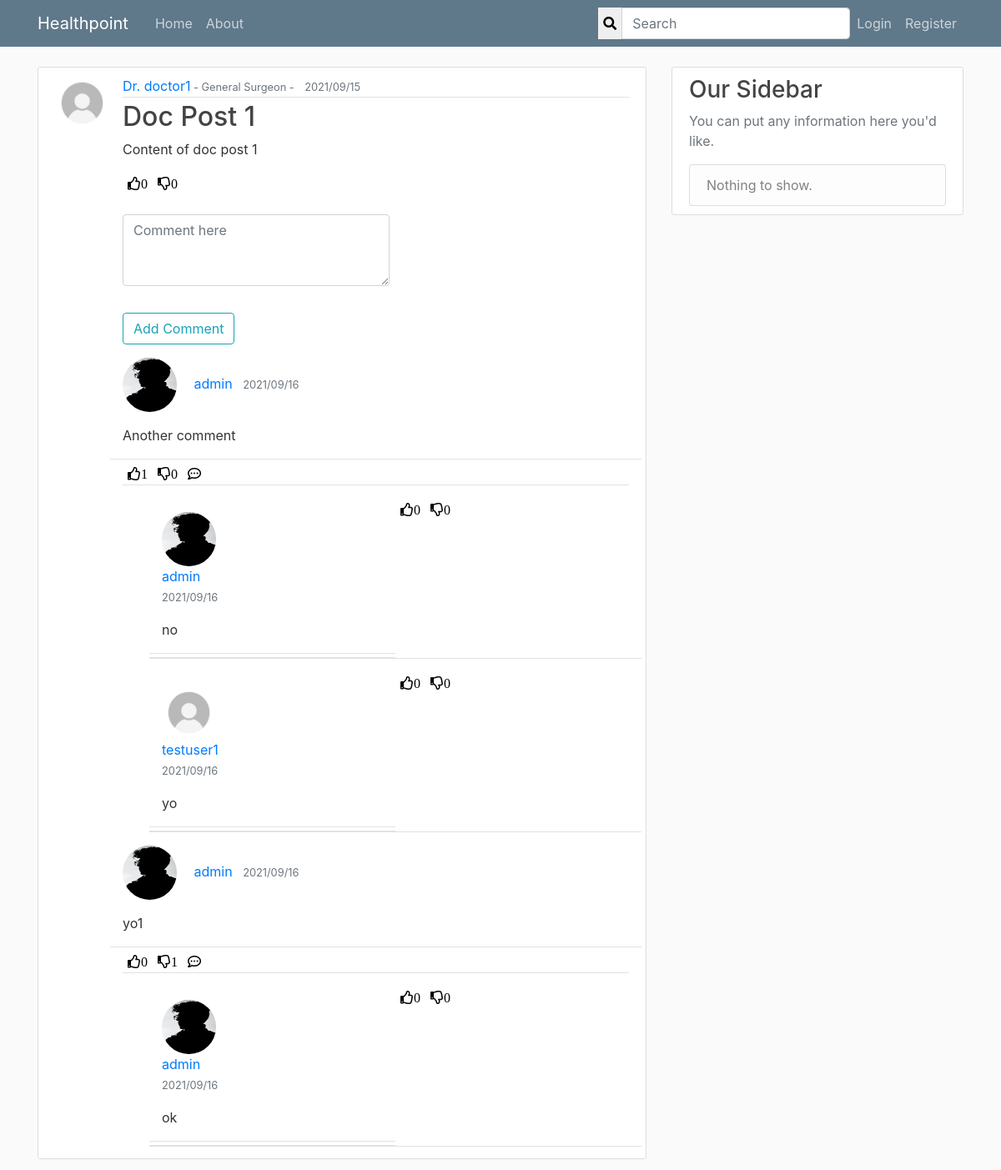
Screenshot of /post/3/ with the database file from the repository.
### healthpoint/models.py (models this page shows, shortened)
class Post(models.Model):
	title = models.CharField(max_length=100)
	content = models.TextField()
	image = models.ImageField(upload_to='post_photos', blank=True, null=True)
	date_posted = models.DateTimeField(default=timezone.now)
	author = models.ForeignKey(User, on_delete=models.CASCADE)
	likes = models.ManyToManyField(User, blank=True, related_name='likes')
	dislikes = models.ManyToManyField(User, blank=True, related_name='dislikes')
	class Meta:
		ordering = ['-date_posted']

class Comment(models.Model):
	post = models.ForeignKey(Post, on_delete=models.CASCADE, related_name='comments')
	author = models.ForeignKey(User, on_delete=models.CASCADE)
	content = models.TextField()
	date_commented = models.DateTimeField(default=timezone.now)
	likes = models.ManyToManyField(User, blank=True, related_name='comment_likes')
	dislikes = models.ManyToManyField(User, blank=True, related_name='comment_dislikes')
	parent = models.ForeignKey('self', on_delete=models.CASCADE, blank=True, null=True, related_name='+')
	@property
	def children(self):
		return Comment.objects.filter(parent=self).order_by('-date_commented').all()
	@property
	def is_parent(self):
		if self.parent is None:
			return True
		return False
	class Meta:
		ordering = ['-date_commented']

### account/models.py (models this page shows, shortened)
class User(AbstractBaseUser, PermissionsMixin):
	id = models.AutoField(primary_key = True)
	email = models.EmailField(max_length=200, unique=True)
	user_name = models.CharField(max_length=20, unique=True)
	full_name = models.CharField(max_length=100)
	date_joined = models.DateTimeField(default=timezone.now, blank=True)
	is_staff = models.BooleanField(default=False)
	is_active = models.BooleanField(default=True)
	is_doctor = models.BooleanField(default=False)
	is_superuser = models.BooleanField(default=False)
	objects = AccountManager()
	USERNAME_FIELD = 'email'
	REQUIRED_FIELDS = ['user_name', 'full_name']
	def __str__(self):
		return self.user_name

class UserProfile(models.Model):
	user = models.OneToOneField(User, related_name='profile' ,on_delete=models.CASCADE, primary_key=True)
	address = models.CharField(max_length=200, null=True, blank=True)
	profile_pic = models.ImageField(default='default.jpg', upload_to='profile_pics', null=True, blank=True)
	date_of_birth = models.DateField(null=True, blank=True)
	followers = models.ManyToManyField(User, blank=True, related_name='followers')
	followings = models.ManyToManyField(User, blank=True, related_name='followings')

class Doctor(models.Model):
	user = models.OneToOneField(User, related_name='doctor' ,on_delete=models.CASCADE, primary_key=True)
	college_attended = models.CharField(max_length=200)
	college_address = models.CharField(max_length=200)
	date_graduated = models.DateField(null=True, blank=True)
	certificate_of_graduation = models.ImageField(upload_to='certificates')
	current_affiliation = models.CharField(max_length=200)
	specialization = models.CharField(max_length=100)

### healthpoint/views.py (the view, shortened to what this page needs)
# urls.py: path('post/<int:pk>/', views.PostDetailView.as_view(), name='post-detail'),
class PostDetailView(View):
	def get(self, request, pk, *args, **kwargs):
		post = Post.objects.get(pk=pk)
		form = CommentForm()
		comments = Comment.objects.filter(post=post)
		context = {
			'post': post,
			'form': form,
			'comments':comments
		}
		return render(request, 'healthpoint/post_detail.html', context)

### healthpoint/forms.py
class CommentForm(forms.ModelForm):
	content = forms.CharField(
		label = '',
		widget = forms.Textarea(attrs={
			'style':'max-width : 20em',
			'rows':3,
			'placeholder':'Comment here'
			}))
	class Meta:
		model = Comment
		fields = ['content']

### healthpoint/templates/healthpoint/post_detail.html (shortened to what this page needs)
{% extends "healthpoint/base.html" %}
{% load crispy_forms_tags %}
{% load static %}
{% block content %}
		<article class="media content-section">
			<img class='rounded-circle article-img' src="{{ post.author.profile.profile_pic.url }}">
			<div class="media-body">
			    <div class="article-metadata">
			      <a class="mr-2" href="{% url 'user_profile' post.author.profile.pk %}">
			      	{% if post.author.is_doctor %}
			      		Dr. {{ post.author }}<small class="text-muted"> - {{ post.author.doctor.specialization }} -</small>
			      	{% else %}
			      		{{ post.author }}
			      	{% endif %}
			  		</a>
			      <small class="text-muted">{{ post.date_posted|date:"Y/m/d" }}</small>
			    </div>
			    <h2><a class="article-title" href="#">{{ post.title }}</a></h2>
			    <p class="article-content">{{ post.content }}</p>
			    <div class="d-flex flex-row">
			    	<form method="POST" action="{% url 'like' post.pk %}">
			    		{% if request.user not in post.likes.all %}
			    		<button class="remove-default-btn" type="submit">
			    			<i class="far fa-thumbs-up"><span>{{ post.likes.all.count }}</span></i>
			    		</button>
			    		{% else %}
						<button class="remove-default-btn" type="submit">
			    			<i class="fas fa-thumbs-up"><span>{{ post.likes.all.count }}</span></i>
			    		</button>
			    		{% endif %}
			    	</form>
			    	<form method="POST" action="{% url 'dislike' post.pk %}">
			    		{% if request.user in post.dislikes.all %}
			    		<button class="remove-default-btn" type="submit">
			    			<i class="fas fa-thumbs-down"><span>{{ post.dislikes.all.count }}</span></i>
			    		</button>
			    		{% else %}
			    		<button class="remove-default-btn" type="submit">
			    			<i class="far fa-thumbs-down"><span>{{ post.dislikes.all.count }}</span></i>
			    		</button>
			    		{% endif %}
			    	</form>
			    </div>
	<div class="mt-4">
		<form method="POST">
			<fieldset class="form-group">
				{{ form|crispy }}
			</fieldset>
			<div class="form-group">
				<button class="btn btn-outline-info" type="submit">Add Comment</button>
			</div>
		</form>
	</div>
	<div>
		{% for comment in comments %}
		{% if comment.is_parent %}
    <div class="row justify-content-left mt-3 mb-1 border-bottom">
        <div class="col-md-6 col-sm-12">
            <p>
        	<img class='rounded-circle article-img' src="{{ comment.author.profile.profile_pic.url }}">
                <a class="mr-2" href="{% url 'user_profile' comment.author.pk %}">{{ comment.author }}</a>
                <small class="text-muted">{{ comment.date_commented|date:"Y/m/d" }}</small>
            </p>
            <p>{{ comment.content }}</p>
        </div>
	</div>
    <div class="border-bottom">
    	<div class="d-flex flex-row">
			    	<form method="POST" action="{% url 'comment-like' post.pk comment.pk %}">
			    		{% if request.user in comment.likes.all %}
			    		<button class="remove-default-btn" type="submit">
			    			<i class="fas fa-thumbs-up"><span>{{ comment.likes.all.count }}</span></i>
			    		</button>
			    		{% else %}
						<button class="remove-default-btn" type="submit">
			    			<i class="far fa-thumbs-up"><span>{{ comment.likes.all.count }}</span></i>
			    		</button>
			    		{% endif %}
			    	</form>
			    	<form method="POST" action="{% url 'comment-dislike' post.pk comment.pk %}">
			    		{% if request.user in comment.dislikes.all %}
			    		<button class="remove-default-btn" type="submit">
			    			<i class="fas fa-thumbs-down"><span>{{ comment.dislikes.all.count }}</span></i>
			    		</button>
			    		{% else %}
			    		<button class="remove-default-btn" type="submit">
			    			<i class="far fa-thumbs-down"><span>{{ comment.dislikes.all.count }}</span></i>
			    		</button>
			    		{% endif %}
			    	</form>
    		<button class="remove-default-btn"><i class="far fa-comment-dots" onclick="commentReplyToggle('{{ comment.pk }}')"></i></button>
    	</div>
    </div>
	{% for child_comment in comment.children %}
	<div class="row mt-3 mb-1 border-bottom" style="margin-left: 2rem;">
		<div class="col-md-6 col-sm-12 border-bottom">
			<div class="row justify-content-left mt-3 mb-1 border-bottom">
        <div class="col-md-6 col-sm-12">
            <p>
        	<img class='rounded-circle article-img' src="{{ child_comment.author.profile.profile_pic.url }}">
                <a class="mr-2" href="{% url 'user_profile' child_comment.author.pk %}">{{ child_comment.author }}</a>
                <small class="text-muted">{{ child_comment.date_commented|date:"Y/m/d" }}</small>
            </p>
            <p>{{ child_comment.content }}</p>
        </div>
	</div>
		</div>
			    	<form method="POST" action="{% url 'comment-like' post.pk child_comment.pk %}">
			    		{% if request.user in child_comment.likes.all %}
			    		<button class="remove-default-btn" type="submit">
			    			<i class="fas fa-thumbs-up"><span>{{ child_comment.likes.all.count }}</span></i>
			    		</button>
			    		{% else %}
						<button class="remove-default-btn" type="submit">
			    			<i class="far fa-thumbs-up"><span>{{ child_comment.likes.all.count }}</span></i>
			    		</button>
			    		{% endif %}
			    	</form>
			    	<form method="POST" action="{% url 'comment-dislike' post.pk child_comment.pk %}">
			    		{% if request.user in child_comment.dislikes.all %}
			    		<button class="remove-default-btn" type="submit">
			    			<i class="fas fa-thumbs-down"><span>{{ child_comment.dislikes.all.count }}</span></i>
			    		</button>
			    		{% else %}
			    		<button class="remove-default-btn" type="submit">
			    			<i class="far fa-thumbs-down"><span>{{ child_comment.dislikes.all.count }}</span></i>
			    		</button>
			    		{% endif %}
			    	</form>
	</div>
	{% endfor %}
	{% endif %}
    {% endfor %}
	</div>
		  </div>
		</article>
 {% endblock content %}

### healthpoint/static/healthpoint/main.css (style rules this page uses)
body { background: #fafafa; color: #333333; margin-top: 5rem; }
h1, h2, h3, h4, h5, h6 { color: #444444; }
.content-section { background: #ffffff; padding: 10px 20px; border: 1px solid #dddddd; border-radius: 3px; margin-bottom: 20px; }
.article-title { color: #444444; }
.article-content { white-space: pre-line; }
.article-img { height: 65px; width: 65px; margin-right: 16px; }
.article-metadata { padding-bottom: 1px; margin-bottom: 4px; border-bottom: 1px solid #e3e3e3 }
.remove-default-btn { background-color: #transparent; border: none; box-shadow: none; }

### static/style.css (style rules this page uses)
.remove-default-btn { background-color: transparent; border: none; box-shadow: none; }

### rows the page displays
Post: author.profile.profile_pic (placeholder picture), author "doctor1", author.doctor.specialization "General Surgeon", date_posted "2021/09/15", title "Doc Post 1", content "Content of doc post 1", likes.all.count "0", dislikes.all.count "0"
Comment: author.profile.profile_pic (picture), author "admin", date_commented "2021/09/16", content "Another comment", likes.all.count "1", dislikes.all.count "0"
Comment: author.profile.profile_pic (picture), author "admin", date_commented "2021/09/16", content "no", likes.all.count "0", dislikes.all.count "0"
Comment: author.profile.profile_pic (placeholder picture), author "testuser1", date_commented "2021/09/16", content "yo", likes.all.count "0", dislikes.all.count "0"
Comment: author.profile.profile_pic (picture), author "admin", date_commented "2021/09/16", content "yo1", likes.all.count "0", dislikes.all.count "1"
Comment: author.profile.profile_pic (picture), author "admin", date_commented "2021/09/16", content "ok", likes.all.count "0", dislikes.all.count "0"
